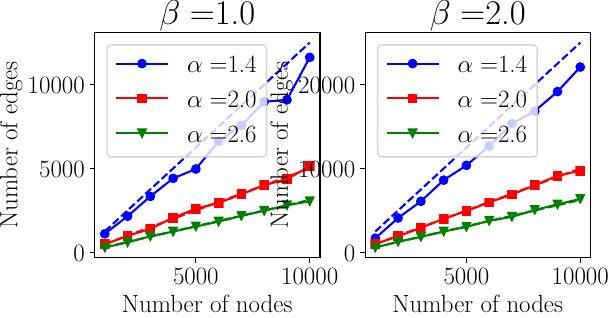

Here is the Python script that generated this plot:
from utils.plots import *
from model.transformed_ig import TransformedIG
from model.transformed_dir import TransformedDir
from model.cbnrg2 import CBNRG
from matplotlib import rc

ns = np.arange(1000, 10001, 1000)
alphas = [1.4, 2.0, 2.6]
betas = [1.0, 2.0]
c = 4
gam = 0.1*np.ones(c)
emp_specs = ['bo-', 'rs-', 'gv-']
thr_specs = ['b--', 'r--', 'g--']
rc('font', family='Dejavu Sans')
rc('text', usetex=True)

fig, axarr = plt.subplots(1, 2)
for i, beta in enumerate(betas):
    axarr[i].set_title(r'$\beta=$%.1f' % beta, fontsize=25)
    for j, alpha in enumerate(alphas):
        print 'processing alpha %f, beta %f...' % (alpha, beta)
        E = []
        EE = []
        for n in ns:
            _, w = TransformedIG.sample_(alpha, beta, n)
            _, V = TransformedDir.sample_(gam, n)
            graph = CBNRG.sample_graph(w, V)
            E.append(graph['n_edges'])
            EE.append(0.5*n*beta/(alpha-1))
        label = r'$\alpha=$%.1f' % alpha
        axarr[i].plot(ns, E, emp_specs[j], label=label)
        axarr[i].plot(ns, EE, thr_specs[j])
        axarr[i].set_xlabel(r'Number of nodes', fontsize=18)
        axarr[i].xaxis.set_tick_params(labelsize=18)
        axarr[i].set_ylabel(r'Number of edges', fontsize=18)
        axarr[i].yaxis.set_tick_params(labelsize=18)
    x0, x1 = axarr[i].get_xlim()
    y0, y1 = axarr[i].get_ylim()
    axarr[i].set_aspect((x1-x0)/(y1-y0))
    axarr[i].legend(fontsize=18)
plt.show()
fig.savefig('figures/igcnrg_sparsity.pdf', dpi=500, bbox_inches='tight', pad_inches=0)
